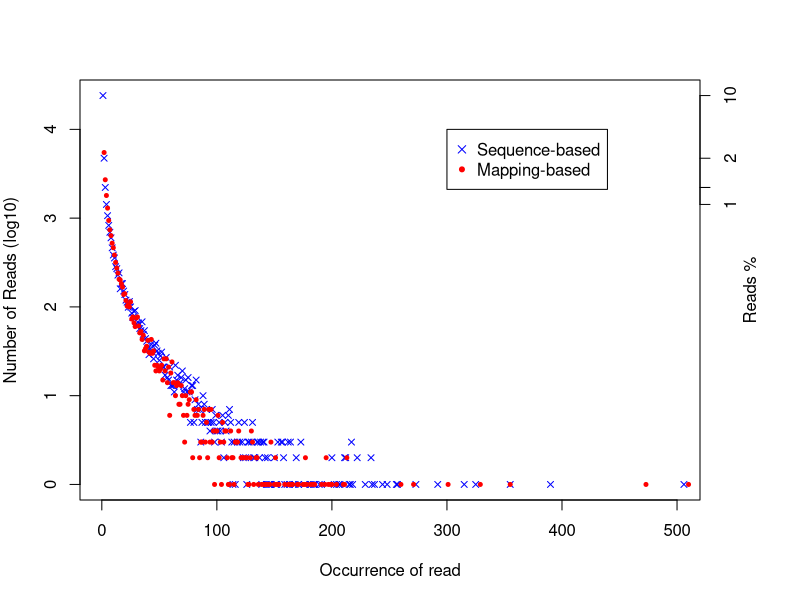

Recreate this plot in R.
pdf('test_data/results/WT/rseqc/read_duplication/WT.DupRate_plot.pdf')
par(mar=c(5,4,4,5),las=0)
seq_occ=c(1,2,3,4,5,6,7,8,9,10,11,12,13,14,15,16,17,18,19,20,21,22,23,24,25,26,27,28,29,30,31,32,33,34,35,36,37,38,39,40,41,42,43,44,45,46,47,48,49,50,51,52,53,54,55,56,57,58,59,60,61,62,63,64,65,66,67,68,69,70,71,72,73,74,75,76,77,78,79,80,81,82,83,84,85,86,87,88,89,90,91,92,93,94,95,96,97,98,99,100,101,102,103,104,105,106,107,108,109,110,111,112,113,114,115,116,117,118,119,121,122,124,126,127,128,129,130,131,132,134,135,136,139,141,142,144,146,147,150,151,152,154,159,162,163,164,165,166,170,171,175,176,177,178,181,183,185,191,194,195,197,199,200,204,210,211,213,260,271,301,329,355,473,510)
seq_uniqRead=c(42336,5484,2706,1799,1296,941,738,635,522,464,384,317,274,240,205,201,182,167,138,141,118,102,106,100,114,73,77,66,60,75,77,61,51,53,43,48,32,34,36,42,31,30,43,30,32,22,19,22,21,19,20,22,15,26,19,26,14,21,6,18,24,14,14,10,13,14,8,8,13,10,6,3,10,6,8,9,11,11,2,7,6,9,6,7,2,3,3,6,7,3,5,2,7,3,7,3,4,1,4,4,6,2,3,1,5,3,4,4,2,1,1,4,2,2,1,3,3,3,4,2,2,2,2,1,1,2,4,3,1,2,2,1,1,1,1,1,1,3,1,2,1,1,1,1,1,1,1,1,1,1,1,1,2,1,1,1,1,1,1,2,1,1,1,1,1,1,2,1,1,1,1,1,1,1)
pos_occ=c(1,2,3,4,5,6,7,8,9,10,11,12,13,14,15,16,17,18,19,20,21,22,23,24,25,26,27,28,29,30,31,32,33,34,35,36,37,38,39,40,41,42,43,44,45,46,47,48,49,50,51,52,53,54,55,56,57,58,59,60,61,62,63,64,65,66,67,68,69,70,71,72,73,74,75,76,77,78,79,80,81,82,83,84,85,86,87,88,89,90,91,92,93,94,95,96,97,98,99,100,101,102,103,104,105,106,107,108,110,111,112,113,114,115,116,118,119,120,122,123,124,125,126,127,128,130,131,132,133,135,136,137,138,139,140,141,142,143,144,145,146,147,150,151,152,153,156,157,158,159,161,162,163,164,167,168,169,171,173,176,181,182,184,185,189,191,200,202,204,206,207,211,212,215,216,217,218,222,229,234,235,237,244,248,256,257,273,292,315,325,355,390,506,538)
pos_uniqRead=c(24038,4730,2216,1427,1066,829,693,600,463,384,356,284,270,228,242,160,184,183,151,138,119,113,99,115,100,85,76,89,91,65,62,66,57,54,68,49,54,44,41,34,29,34,38,31,26,37,39,32,30,25,28,31,21,21,17,27,16,15,21,13,13,13,11,22,15,17,13,14,16,19,11,12,15,11,16,11,5,13,13,5,9,15,7,8,7,3,5,10,8,5,7,5,5,4,5,7,5,3,6,4,4,5,4,3,6,2,5,4,6,7,5,3,1,3,1,3,5,3,3,2,5,2,1,3,3,3,5,2,2,3,3,2,3,1,3,3,2,1,2,1,1,1,2,1,1,3,3,3,2,1,1,3,1,3,1,1,2,1,3,1,1,1,1,1,1,1,2,1,1,1,1,2,2,1,1,3,1,2,1,2,1,1,1,1,1,1,1,1,1,1,1,1,1,1)
plot(pos_occ,log10(pos_uniqRead),ylab='Number of Reads (log10)',xlab='Occurrence of read',pch=4,cex=0.8,col='blue',xlim=c(1,500),yaxt='n')
points(seq_occ,log10(seq_uniqRead),pch=20,cex=0.8,col='red')
ym=floor(max(log10(pos_uniqRead)))
legend(300,ym,legend=c('Sequence-based','Mapping-based'),col=c('blue','red'),pch=c(4,20))
axis(side=2,at=0:ym,labels=0:ym)
axis(side=4,at=c(log10(pos_uniqRead[1]),log10(pos_uniqRead[2]),log10(pos_uniqRead[3]),log10(pos_uniqRead[4])), labels=c(round(pos_uniqRead[1]*100/sum(pos_uniqRead*pos_occ)),round(pos_uniqRead[2]*100/sum(pos_uniqRead*pos_occ)),round(pos_uniqRead[3]*100/sum(pos_uniqRead*pos_occ)),round(pos_uniqRead[4]*100/sum(pos_uniqRead*pos_occ))))
mtext(4, text = "Reads %", line = 2)
dev.off()
